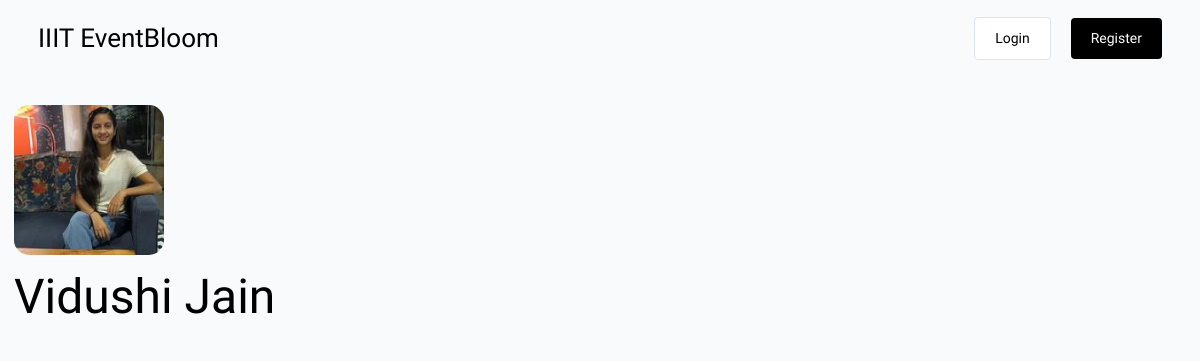
The page /user/f2d65e26-f16f-4861-9802-f0b4753a8c05/ on the database its author committed.
### base/models.py (models this page shows)
class User(AbstractUser):
    name = models.CharField(max_length=100, null=True)
    email = models.EmailField(unique=True, null=True)
    bio = models.TextField(null=True, blank=True)
    hackathon_participant = models.BooleanField(default=True, null=True)
    avatar = ResizedImageField(size=[300,300], default='avatar.png')
    id = models.UUIDField(default=uuid.uuid4, unique=True,
                          primary_key=True, editable=False)
    USERNAME_FIELD = 'email'
    REQUIRED_FIELDS = ['username']
    twitter = models.URLField(max_length=500, null=True, blank=True)
    linkedin = models.URLField(max_length=500, null=True, blank=True)
    website = models.URLField(max_length=500, null=True, blank=True)
    facebook = models.URLField(max_length=500, null=True, blank=True)
    github = models.URLField(max_length=500, null=True, blank=True)
    class Meta:
        ordering = ['avatar']

### base/views.py (the view)
# urls.py: path('user/<str:pk>/', views.user_page, name="profile"),
def user_page(request, pk):
    user = User.objects.get(id=pk)
    context = {'user':user}
    return render(request, 'profile.html', context)

### templates/profile.html (shortened to what this page needs)
{% extends 'main.html' %}
{% block content %}
    <div class="section">
        <img class="user--avatar--lg" src="{{user.avatar.url}}"/>
        <h1>{{user.name}}</h1>
    </div>
{% endblock content %}

### static/css/main.css (style rules this page uses)
* { box-sizing: border-box; margin: 0; padding: 0; font-family: 'Readex Pro'; background-color: rgb(249, 250,251); line-height: 1.5em; color: #000; font-size: 14px; }
h1,h2,h3,h4,h5,h6 { font-weight: 500; }
h1 { font-size: 48px; }
.section { margin: 2em 0; }
.user--avatar--lg { height: 150px; width: 150px; object-fit: cover; border-radius: 15px; margin: 0; padding: 0; line-height: 0; }

### rows shown on the page
User: avatar (picture), name "Vidushi Jain"
